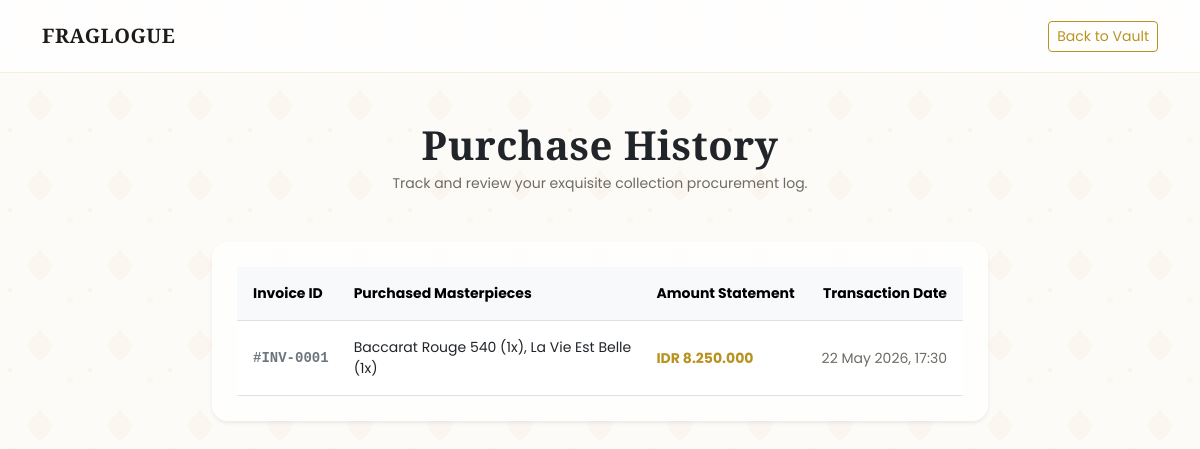
The app's page /pesanan.php (signed in) with its own data.
### tables this page shows
CREATE TABLE `orders` (
  `id_order` int(11) NOT NULL,
  `id_user` int(11) NOT NULL,
  `total_price` decimal(10,2) NOT NULL,
  `order_date` timestamp NOT NULL DEFAULT current_timestamp(),
  `status` varchar(50) DEFAULT 'Paid & Confirmed'
);

### pesanan.php (the view, shortened to what this page needs)
<?php
include 'koneksi.php';
$id_user = $_SESSION['id_user'];
$order_query = mysqli_query($koneksi, "SELECT o.*, GROUP_CONCAT(CONCAT(p.name, ' (', oi.quantity, 'x)') SEPARATOR ', ') as item_list
                                      FROM orders o
                                      JOIN order_items oi ON o.id_order = oi.id_order
                                      JOIN perfumes p ON oi.id_perfume = p.id_perfume
                                      WHERE o.id_user = '$id_user'
                                      GROUP BY o.id_order
                                      ORDER BY o.order_date DESC");
?>
<!DOCTYPE html>
<html lang="en">
<head>
    <link href="https://cdn.jsdelivr.net/npm/bootstrap@5.3.0/dist/css/bootstrap.min.css" rel="stylesheet">
    <link rel="stylesheet" href="assets/css/style.css">
</head>
<body>
    <nav class="navbar navbar-expand-lg navbar-luxury py-3 sticky-top">
        <div class="container">
            <a class="navbar-brand fw-bold text-gold" href="index.php">FRAGLOGUE</a>
            <a href="index.php" class="btn btn-sm btn-outline-gold">Back to Vault</a>
        </div>
    </nav>
    <div class="container my-5" style="max-width: 800px;">
        <h1 class="text-dark fw-bold mb-1 font-serif text-center">Purchase History</h1>
        <p class="text-center text-muted small mb-5">Track and review your exquisite collection procurement log.</p>
        <div class="perfume-card p-4 bg-white shadow-sm rounded-4">
            <div class="table-responsive">
                <table class="table table-hover align-middle mb-0">
                    <thead class="table-light">
                        <tr class="text-muted small">
                            <th class="py-3 px-3">Invoice ID</th>
                            <th class="py-3">Purchased Masterpieces</th>
                            <th class="py-3">Amount Statement</th>
                            <th class="py-3 text-end px-3">Transaction Date</th>
                        </tr>
                    </thead>
                    <tbody class="small">
                        <?php if(mysqli_num_rows($order_query) == 0): ?>
                            <tr>
                                <td colspan="4" class="text-center text-muted py-4">You haven't initiated any secure purchases yet.</td>
                            </tr>
                        <?php else: ?>
                            <?php while($ord = mysqli_fetch_array($order_query)): ?>
                                <tr>
                                    <td class="py-3 px-3 text-secondary font-monospace fw-bold">#INV-<?= sprintf("%04d", $ord['id_order']); ?></td>
                                    <td class="py-3 text-dark text-wrap" style="max-width: 300px;"><?= htmlspecialchars($ord['item_list']); ?></td>
                                    <td class="py-3 text-gold fw-bold">IDR <?= number_format($ord['total_price'], 0, ',', '.'); ?></td>
                                    <td class="py-3 text-end text-muted px-3"><?= date('d M Y, H:i', strtotime($ord['order_date'])); ?></td>
                                </tr>
                            <?php endwhile; ?>
                        <?php endif; ?>
                    </tbody>
                </table>
            </div>
        </div>
    </div>
</body>
</html>

### assets/css/style.css (style rules this page uses)
:root { --luxury-bg: #fdfbf7; --luxury-card: rgba(255, 255, 255, 0.65); --luxury-gold: #b89321; --luxury-gold-hover: #967514; --luxury-text: #1c1b18; --luxury-muted: #6e6b64; }
body { font-family: 'Poppins', sans-serif; background-color: var(--luxury-bg); color: var(--luxury-text); }
h1, h2, h3, .navbar-brand { font-family: 'Playfair Display', serif; letter-spacing: 0.5px; }
.navbar-luxury { background-color: rgba(255, 255, 255, 0.8) !important; backdrop-filter: blur(10px); -webkit-backdrop-filter: blur(10px); border-bottom: 1px solid rgba(184, 147, 33, 0.15); }
.navbar-luxury .navbar-brand, .navbar-luxury .nav-link { color: var(--luxury-text) !important; }
.btn-outline-gold { border: 1px solid var(--luxury-gold); color: var(--luxury-gold); background: transparent; transition: all 0.3s ease; }
.perfume-card { background: var(--luxury-card) !important; backdrop-filter: blur(15px); -webkit-backdrop-filter: blur(15px); border: 1px solid rgba(255, 255, 255, 0.6) !important; border-radius: 16px; box-shadow: 0 8px 32px 0 rgba(184, 147, 33, 0.06); overflow: hidden; transition: all 0.4s cubic-bezier(0.165, 0.84, 0.44, 1); }
.text-gold { color: var(--luxury-gold) !important; }
.text-muted { color: var(--luxury-muted) !important; }

### records on screen
orders: id_order "0001", item_list "Baccarat Rouge 540 (1x), La Vie Est Belle (1x)", total_price "8.250.000", order_date "22 May 2026, 17:30"
